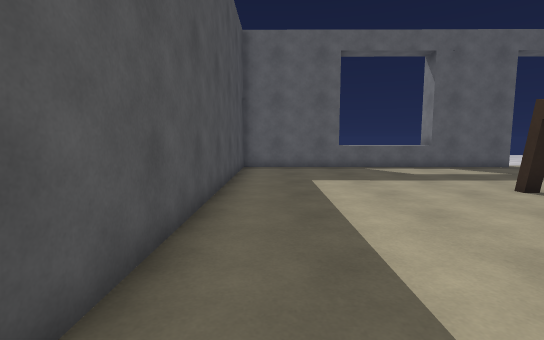
View 1 (above)

17 first-person views from a walk through a 3-D level made in the Unity game engine. The camera is 1.3 m above the floor, tilts 6° down and sees 85° across. The floor is counted in squares, 1 m on a side. Each view is taken from the middle of a square. On the plan, view 1 faces up. The plan holds only what a view shows up to about 14 squares ahead; the rest is blank. The place goes on beyond the plan. The player is left out. Some animated figures are not drawn.

View 2
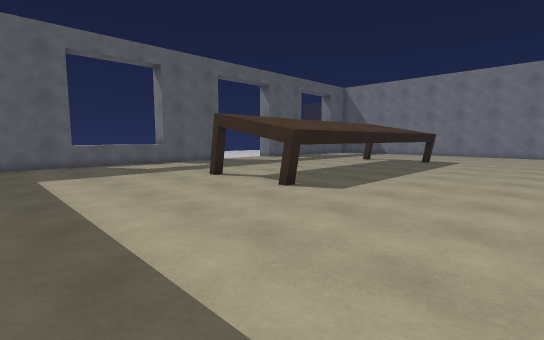

View 3
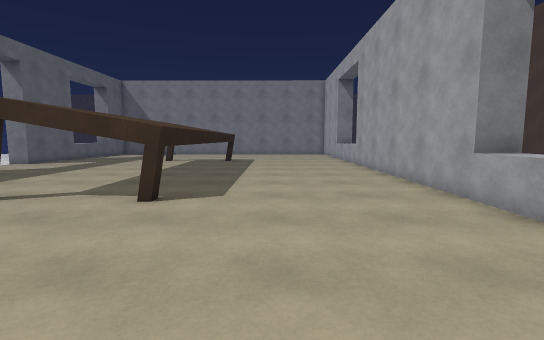

View 4
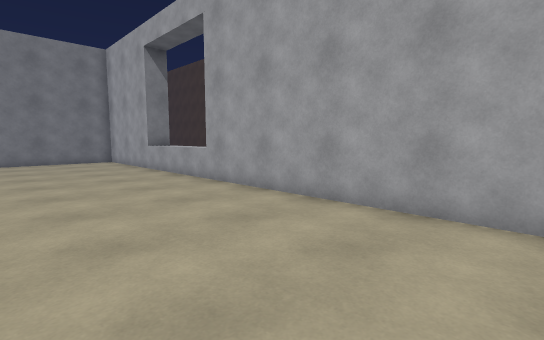

View 5
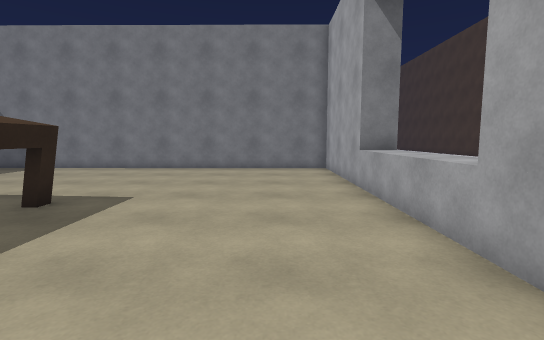

View 6
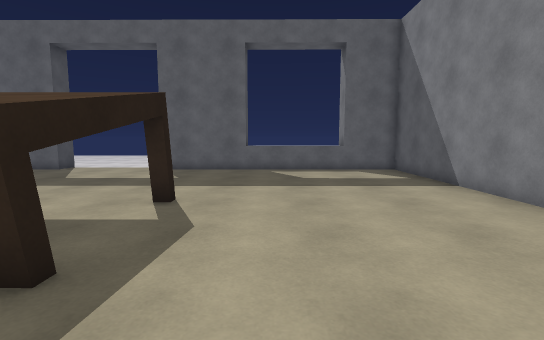

View 7
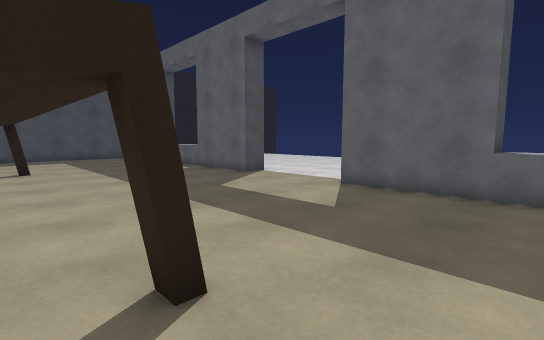

View 8
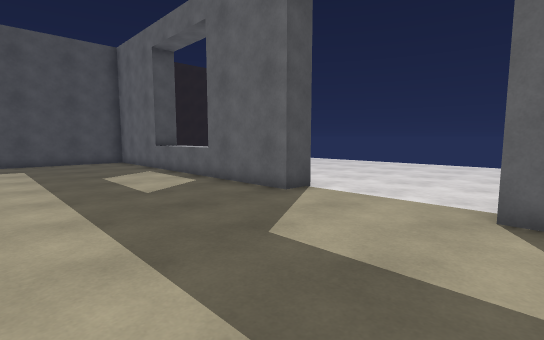

View 9
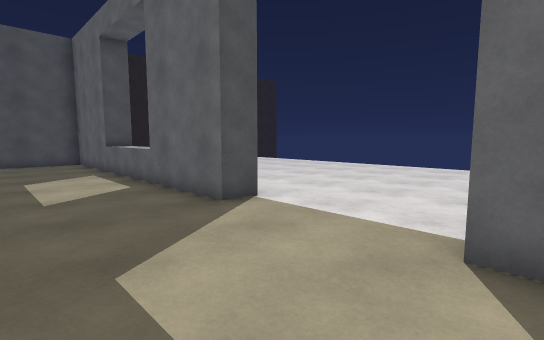

View 10
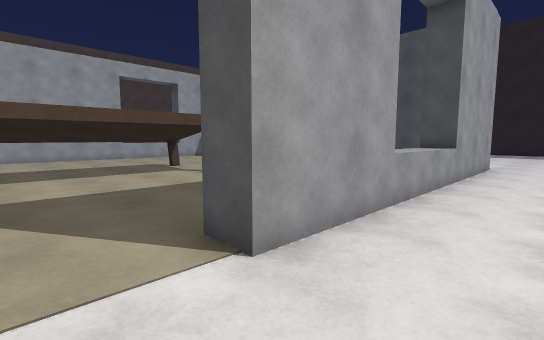

View 11
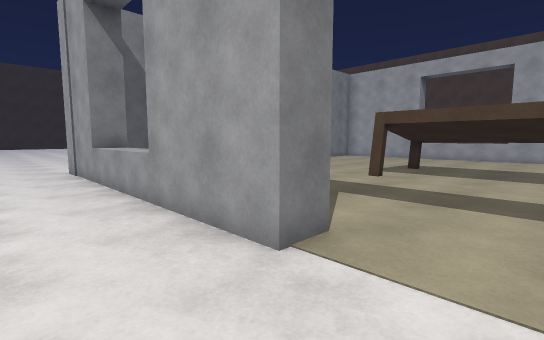

View 12
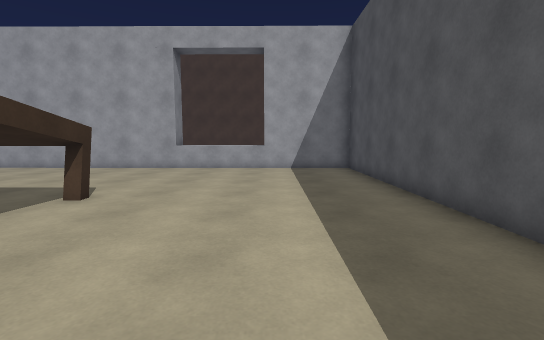

View 13
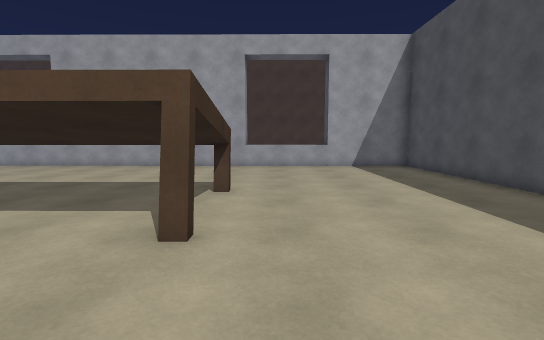

View 14
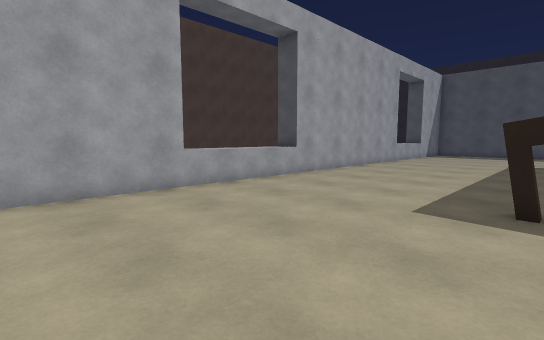

View 15
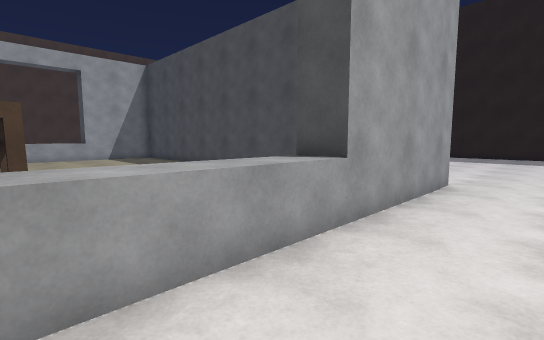

View 16
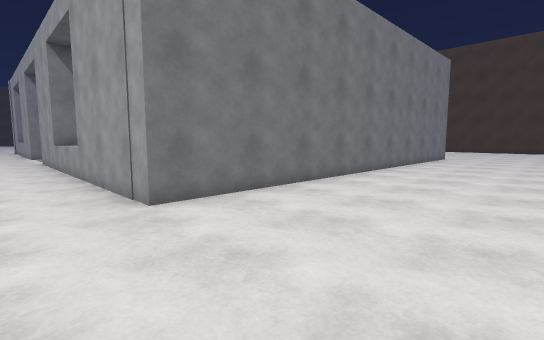

View 17
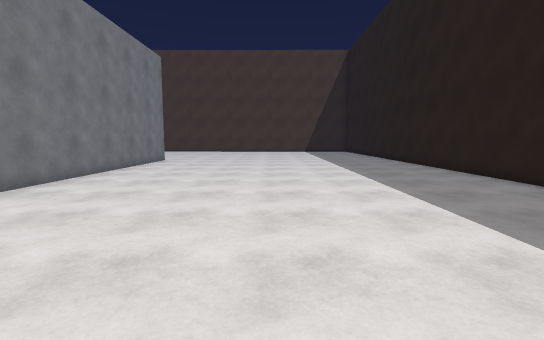

### Floor plan
Key: @ floor where view 1 was taken; # wall or solid block; . floor; = window, fence, low wall or low ledge; ^ raised ledge; T thing the floor can be seen under or through.
Columns run from 17 left of view 1 to 30 right of it. Each row starts with its distance up from view 1.
 17          . ...............................
 16        .........................................
 15        ........######...=##.....................
 14         .......######^^^^###.....###^^^^#### ..
 13          ......##.........................#
 12       .........##.........................#
 11      ..........##.........................#
 10     ...........##.........................#
  9    ............##.........................#
  8   .............##.........................#
  7  ..............##......T...........T......#
  6 #..............##......T           T......#
  5 #..............##......^^^^^^^   ^^^......#
  4 #..............##......^^^^^^^^   ^^......#
  3 #..............#........^^^^^^^^^^^.......#
  2 #..............#..........................#
  1 #..............#..........................#
  0 #..............#.@........................#
 -1                #..........................#
 -2                #..........................#
 -3                #####^^^^#########=...###..#
 -4                     ^^^^        #^^^^# ####

Where each view was taken, in squares from view 1:
view 1: 0 up, 0 right, facing up
view 2: 2 down, 0 right, facing up-right
view 3: 1 up, 0 right, facing right
view 4: 2 up, 7 right, facing down-right
view 5: 1 down, 12 right, facing right
view 6: 1 up, 20 right, facing up
view 7: 6 up, 20 right, facing up-left
view 8: 8 up, 16 right, facing up-left
view 9: 10 up, 16 right, facing up-left
view 10: 17 up, 13 right, facing down-left
view 11: 17 up, 13 right, facing down-right
view 12: 10 up, 2 right, facing down
view 13: 11 up, 5 right, facing down
view 14: 4 up, 24 right, facing down-left
view 15: 17 up, 7 right, facing down-left
view 16: 17 up, 8 left, facing down-right
view 17: 14 up, 9 left, facing down
